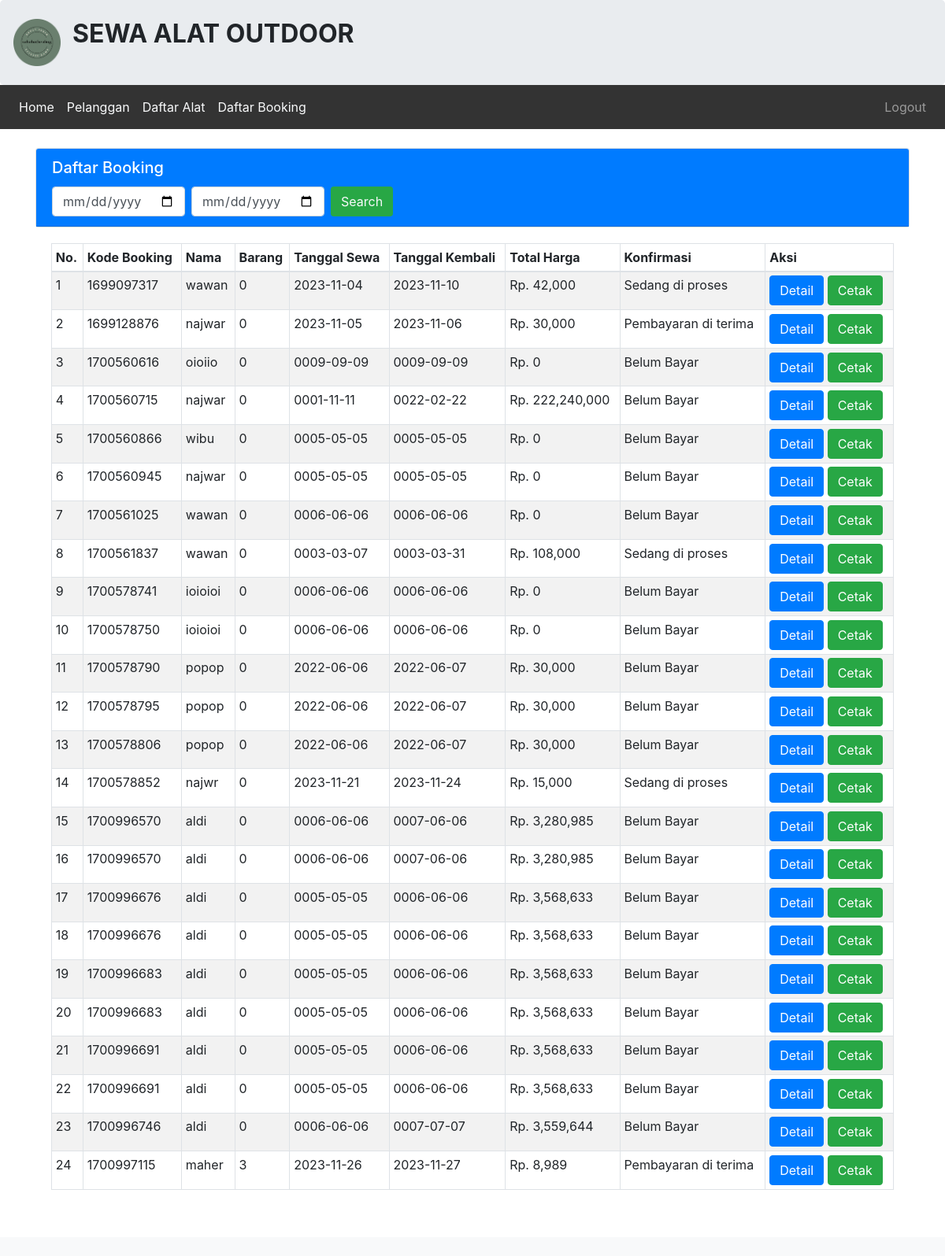
The app's page /admin/booking/booking.php, older data.
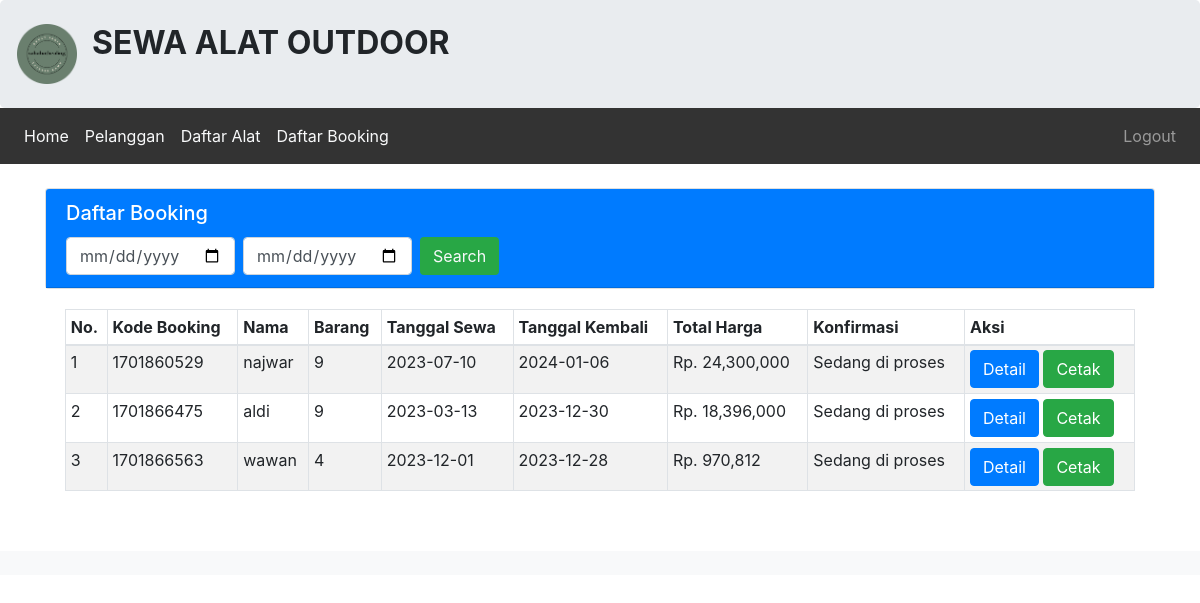
The same page, newer data.
### tables this page shows
CREATE TABLE `tbl_booking_212303` (
  `212303_id_booking` int(11) NOT NULL,
  `212303_kode_booking` varchar(25) NOT NULL,
  `212303_id_login` int(50) NOT NULL,
  `212303_id_alat` varchar(50) NOT NULL,
  `212303_nama` varchar(50) NOT NULL,
  `212303_alamat` varchar(100) NOT NULL,
  `212303_ktp` varchar(20) NOT NULL,
  `212303_no_telp` varchar(20) NOT NULL,
  `212303_jml_sewa` int(15) NOT NULL,
  `212303_tgl_sewa` date NOT NULL,
  `212303_tgl_kmb` date NOT NULL,
  `212303_total_bayar` int(100) NOT NULL,
  `212303_konfirmasi` varchar(50) NOT NULL,
  `212303_tgl_input` date NOT NULL
);

### admin/booking/booking.php (the view, shortened to what this page needs)
<?php
include '../header2.php';
include '../../koneksi.php';
$query = "SELECT * FROM tbl_booking_212303";
$hasil = mysqli_query($koneksi,$query);
?>
<br>
<div class="container">
    <div class="card">
        <div class="card-header text-white bg-primary">
            <div class="flex justify-between">
                <h5 class="card-title">
                    Daftar Booking
                </h5>
                <div class="">
                    <form class="form-inline" method="post" action="filter.php">
                        <input class="form-control mr-sm-2" type="date" name="tanggal" placeholder="Cari Nama Booking" aria-label="Search">
                        <input class="form-control mr-sm-2" type="date" name="tanggal_kembali" placeholder="Cari Nama Booking" aria-label="Search">
                        <button class="btn my-2 my-sm-0 bg-success text-light" type="submit">Search</button>
                    </form>
                </div>
            </div>
        </div>
    </div>
    <div class="card-body">
        <div class="table-responsive">
            <table class="table table-striped table-bordered table-sm">
                <thead>
                    <tr>
                        <th>No. </th>
                        <th>Kode Booking</th>
                        <th>Nama </th>
                        <th>Barang </th>
                        <th>Tanggal Sewa </th>
                        <th>Tanggal Kembali </th>
                        <th>Total Harga</th>
                        <th>Konfirmasi</th>
                        <th>Aksi</th>
                    </tr>
                </thead>
                <tbody>
                    <?php $no = 1;
                    foreach ($hasil as $isi) { ?>
                        <tr>
                            <td><?php echo $no; ?></td>
                            <td><?= $isi['212303_kode_booking']; ?></td>
                            <td><?= $isi['212303_nama']; ?></td>
                            <td><?= $isi['212303_jml_sewa']; ?></td>
                            <td><?= $isi['212303_tgl_sewa']; ?></td>
                            <td><?= $isi['212303_tgl_kmb']; ?></td>
                            <td>Rp. <?= number_format($isi['212303_total_bayar']); ?></td>
                            <td><?= $isi['212303_konfirmasi']; ?></td>
                            <td>
                                <a class="btn btn-primary" href="bayar.php?id=<?= $isi['212303_kode_booking']; ?>" role="button">Detail</a>
                                <a class="btn btn-success" href="cetak.php?id=<?= $isi['212303_kode_booking']; ?>" role="button" target="_blank">Cetak</a>
                            </td>
                        </tr>
                    <?php $no++;
                    } ?>
                </tbody>
            </table>
        </div>
    </div>
</div>
<?php include '../footer.php'; ?>

Row changes from the older to the newer data that the page shows:
removed tbl_booking_212303: 212303_kode_booking "1699097317", 212303_nama "wawan", 212303_jml_sewa "0", 212303_tgl_sewa "2023-11-04", 212303_tgl_kmb "2023-11-10", 212303_total_bayar "42,000", 212303_konfirmasi "Sedang di proses"
removed tbl_booking_212303: 212303_kode_booking "1699128876", 212303_nama "najwar", 212303_jml_sewa "0", 212303_tgl_sewa "2023-11-05", 212303_tgl_kmb "2023-11-06", 212303_total_bayar "30,000", 212303_konfirmasi "Pembayaran di terima"
removed tbl_booking_212303: 212303_kode_booking "1700560616", 212303_nama "oioiio", 212303_jml_sewa "0", 212303_tgl_sewa "0009-09-09", 212303_tgl_kmb "0009-09-09", 212303_total_bayar "0", 212303_konfirmasi "Belum Bayar"
removed tbl_booking_212303: 212303_kode_booking "1700560715", 212303_nama "najwar", 212303_jml_sewa "0", 212303_tgl_sewa "0001-11-11", 212303_tgl_kmb "0022-02-22", 212303_total_bayar "222,240,000", 212303_konfirmasi "Belum Bayar"
removed tbl_booking_212303: 212303_kode_booking "1700560866", 212303_nama "wibu", 212303_jml_sewa "0", 212303_tgl_sewa "0005-05-05", 212303_tgl_kmb "0005-05-05", 212303_total_bayar "0", 212303_konfirmasi "Belum Bayar"
removed tbl_booking_212303: 212303_kode_booking "1700560945", 212303_nama "najwar", 212303_jml_sewa "0", 212303_tgl_sewa "0005-05-05", 212303_tgl_kmb "0005-05-05", 212303_total_bayar "0", 212303_konfirmasi "Belum Bayar"
removed tbl_booking_212303: 212303_kode_booking "1700561025", 212303_nama "wawan", 212303_jml_sewa "0", 212303_tgl_sewa "0006-06-06", 212303_tgl_kmb "0006-06-06", 212303_total_bayar "0", 212303_konfirmasi "Belum Bayar"
removed tbl_booking_212303: 212303_kode_booking "1700561837", 212303_nama "wawan", 212303_jml_sewa "0", 212303_tgl_sewa "0003-03-07", 212303_tgl_kmb "0003-03-31", 212303_total_bayar "108,000", 212303_konfirmasi "Sedang di proses"
removed tbl_booking_212303: 212303_kode_booking "1700578741", 212303_nama "ioioioi", 212303_jml_sewa "0", 212303_tgl_sewa "0006-06-06", 212303_tgl_kmb "0006-06-06", 212303_total_bayar "0", 212303_konfirmasi "Belum Bayar"
removed tbl_booking_212303: 212303_kode_booking "1700578750", 212303_nama "ioioioi", 212303_jml_sewa "0", 212303_tgl_sewa "0006-06-06", 212303_tgl_kmb "0006-06-06", 212303_total_bayar "0", 212303_konfirmasi "Belum Bayar"
removed tbl_booking_212303: 212303_kode_booking "1700578790", 212303_nama "popop", 212303_jml_sewa "0", 212303_tgl_sewa "2022-06-06", 212303_tgl_kmb "2022-06-07", 212303_total_bayar "30,000", 212303_konfirmasi "Belum Bayar"
removed tbl_booking_212303: 212303_kode_booking "1700578795", 212303_nama "popop", 212303_jml_sewa "0", 212303_tgl_sewa "2022-06-06", 212303_tgl_kmb "2022-06-07", 212303_total_bayar "30,000", 212303_konfirmasi "Belum Bayar"
removed tbl_booking_212303: 212303_kode_booking "1700578806", 212303_nama "popop", 212303_jml_sewa "0", 212303_tgl_sewa "2022-06-06", 212303_tgl_kmb "2022-06-07", 212303_total_bayar "30,000", 212303_konfirmasi "Belum Bayar"
removed tbl_booking_212303: 212303_kode_booking "1700578852", 212303_nama "najwr", 212303_jml_sewa "0", 212303_tgl_sewa "2023-11-21", 212303_tgl_kmb "2023-11-24", 212303_total_bayar "15,000", 212303_konfirmasi "Sedang di proses"
removed tbl_booking_212303: 212303_kode_booking "1700996570", 212303_nama "aldi", 212303_jml_sewa "0", 212303_tgl_sewa "0006-06-06", 212303_tgl_kmb "0007-06-06", 212303_total_bayar "3,280,985", 212303_konfirmasi "Belum Bayar"
removed tbl_booking_212303: 212303_kode_booking "1700996570", 212303_nama "aldi", 212303_jml_sewa "0", 212303_tgl_sewa "0006-06-06", 212303_tgl_kmb "0007-06-06", 212303_total_bayar "3,280,985", 212303_konfirmasi "Belum Bayar"
removed tbl_booking_212303: 212303_kode_booking "1700996676", 212303_nama "aldi", 212303_jml_sewa "0", 212303_tgl_sewa "0005-05-05", 212303_tgl_kmb "0006-06-06", 212303_total_bayar "3,568,633", 212303_konfirmasi "Belum Bayar"
removed tbl_booking_212303: 212303_kode_booking "1700996676", 212303_nama "aldi", 212303_jml_sewa "0", 212303_tgl_sewa "0005-05-05", 212303_tgl_kmb "0006-06-06", 212303_total_bayar "3,568,633", 212303_konfirmasi "Belum Bayar"
removed tbl_booking_212303: 212303_kode_booking "1700996683", 212303_nama "aldi", 212303_jml_sewa "0", 212303_tgl_sewa "0005-05-05", 212303_tgl_kmb "0006-06-06", 212303_total_bayar "3,568,633", 212303_konfirmasi "Belum Bayar"
removed tbl_booking_212303: 212303_kode_booking "1700996683", 212303_nama "aldi", 212303_jml_sewa "0", 212303_tgl_sewa "0005-05-05", 212303_tgl_kmb "0006-06-06", 212303_total_bayar "3,568,633", 212303_konfirmasi "Belum Bayar"
removed tbl_booking_212303: 212303_kode_booking "1700996691", 212303_nama "aldi", 212303_jml_sewa "0", 212303_tgl_sewa "0005-05-05", 212303_tgl_kmb "0006-06-06", 212303_total_bayar "3,568,633", 212303_konfirmasi "Belum Bayar"
removed tbl_booking_212303: 212303_kode_booking "1700996691", 212303_nama "aldi", 212303_jml_sewa "0", 212303_tgl_sewa "0005-05-05", 212303_tgl_kmb "0006-06-06", 212303_total_bayar "3,568,633", 212303_konfirmasi "Belum Bayar"
removed tbl_booking_212303: 212303_kode_booking "1700996746", 212303_nama "aldi", 212303_jml_sewa "0", 212303_tgl_sewa "0006-06-06", 212303_tgl_kmb "0007-07-07", 212303_total_bayar "3,559,644", 212303_konfirmasi "Belum Bayar"
removed tbl_booking_212303: 212303_kode_booking "1700997115", 212303_nama "maher", 212303_jml_sewa "3", 212303_tgl_sewa "2023-11-26", 212303_tgl_kmb "2023-11-27", 212303_total_bayar "8,989", 212303_konfirmasi "Pembayaran di terima"
added tbl_booking_212303: 212303_kode_booking "1701860529", 212303_nama "najwar", 212303_jml_sewa "9", 212303_tgl_sewa "2023-07-10", 212303_tgl_kmb "2024-01-06", 212303_total_bayar "24,300,000", 212303_konfirmasi "Sedang di proses"
added tbl_booking_212303: 212303_kode_booking "1701866475", 212303_nama "aldi", 212303_jml_sewa "9", 212303_tgl_sewa "2023-03-13", 212303_tgl_kmb "2023-12-30", 212303_total_bayar "18,396,000", 212303_konfirmasi "Sedang di proses"
added tbl_booking_212303: 212303_kode_booking "1701866563", 212303_nama "wawan", 212303_jml_sewa "4", 212303_tgl_sewa "2023-12-01", 212303_tgl_kmb "2023-12-28", 212303_total_bayar "970,812", 212303_konfirmasi "Sedang di proses"
